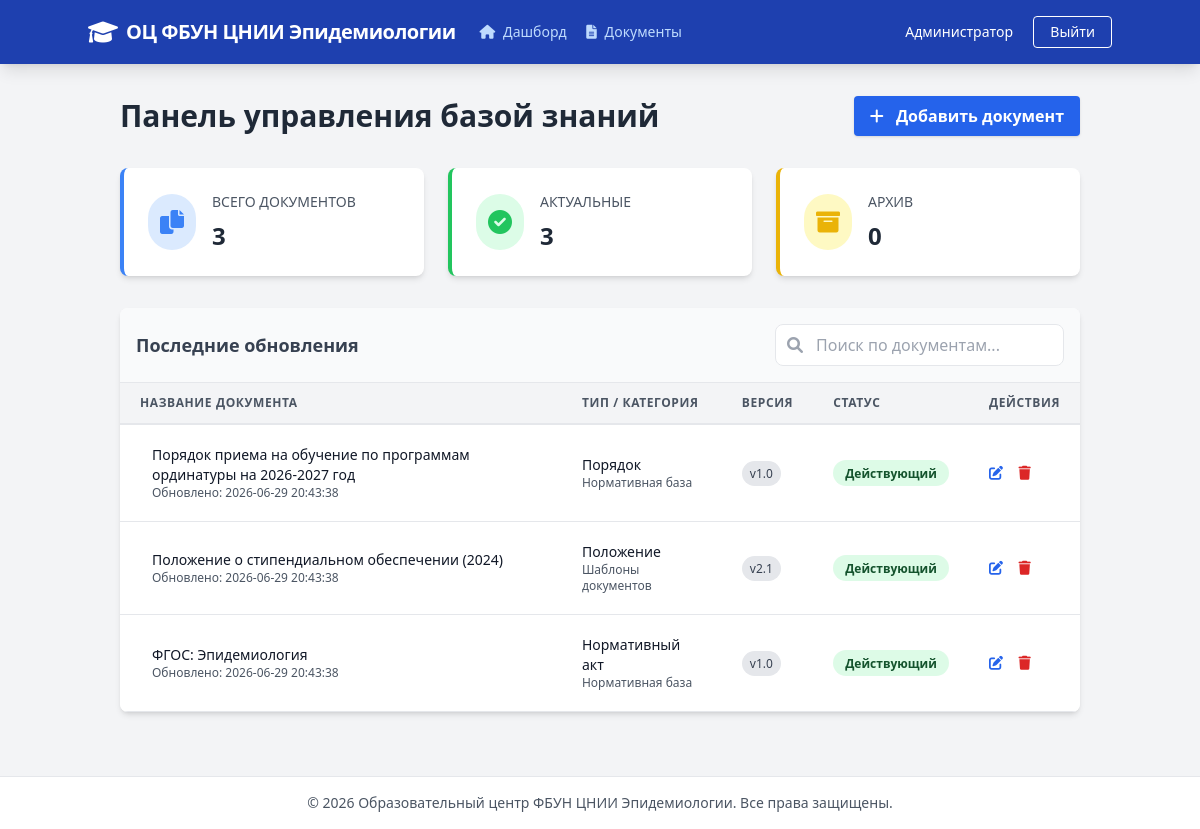
The page / on the database its author committed.
### tables this page shows
CREATE TABLE documents (
        id INTEGER PRIMARY KEY AUTOINCREMENT,
        title TEXT NOT NULL,
        type TEXT NOT NULL,
        category_id INTEGER,
        version TEXT DEFAULT '1.0',
        status TEXT DEFAULT 'Действующий',
        updated_at DATETIME DEFAULT CURRENT_TIMESTAMP,
        responsible TEXT,
        tags TEXT,
        FOREIGN KEY (category_id) REFERENCES categories(id)
    );

CREATE TABLE categories (
        id INTEGER PRIMARY KEY AUTOINCREMENT,
        name TEXT NOT NULL,
        parent_id INTEGER DEFAULT NULL
    );

### controllers/DashboardController.php (called while the page is built, shortened)
<?php
require_once __DIR__ . '/../models/Document.php';
class DashboardController {
    private $documentModel;
    public function __construct($db) {
        $this->documentModel = new Document($db);
    }
    public function index() {
        $documents = $this->documentModel->getAll();
        $stats = $this->documentModel->getStats();
        include __DIR__ . '/../views/dashboard.php';
        $content = ob_get_clean();
        include __DIR__ . '/../views/layout.php';
    }
}

### models/Document.php (called while the page is built, shortened)
<?php
class Document {
    private $db;
    public function __construct($db) {
        $this->db = $db;
    }
    public function getAll() {
        $stmt = $this->db->query("
            SELECT d.*, c.name as category_name
            FROM documents d
            LEFT JOIN categories c ON d.category_id = c.id
            ORDER BY d.updated_at DESC
        ");
        return $stmt->fetchAll(PDO::FETCH_ASSOC);
    }
    public function getStats() {
        $stats = [
            'total' => $this->db->query("SELECT COUNT(*) FROM documents")->fetchColumn(),
            'active' => $this->db->query("SELECT COUNT(*) FROM documents WHERE status = 'Действующий'")->fetchColumn(),
            'archive' => $this->db->query("SELECT COUNT(*) FROM documents WHERE status = 'Архив'")->fetchColumn(),
        ];
        return $stats;
    }
}

### views/dashboard.php (the view)
<div class="mb-8 flex justify-between items-center">
    <h1 class="text-3xl font-bold text-gray-800">Панель управления базой знаний</h1>
    <button class="bg-blue-600 hover:bg-blue-700 text-white font-bold py-2 px-4 rounded shadow">
        <i class="fas fa-plus mr-2"></i> Добавить документ
    </button>
</div>
<div class="grid grid-cols-1 md:grid-cols-3 gap-6 mb-8">
    <div class="bg-white p-6 rounded-lg shadow-md border-l-4 border-blue-500">
        <div class="flex items-center">
            <div class="p-3 rounded-full bg-blue-100 text-blue-500 mr-4">
                <i class="fas fa-copy text-2xl"></i>
            </div>
            <div>
                <p class="mb-2 text-sm font-medium text-gray-600 uppercase">Всего документов</p>
                <p class="text-2xl font-bold text-gray-800"><?php echo $stats['total']; ?></p>
            </div>
        </div>
    </div>
    <div class="bg-white p-6 rounded-lg shadow-md border-l-4 border-green-500">
        <div class="flex items-center">
            <div class="p-3 rounded-full bg-green-100 text-green-500 mr-4">
                <i class="fas fa-check-circle text-2xl"></i>
            </div>
            <div>
                <p class="mb-2 text-sm font-medium text-gray-600 uppercase">Актуальные</p>
                <p class="text-2xl font-bold text-gray-800"><?php echo $stats['active']; ?></p>
            </div>
        </div>
    </div>
    <div class="bg-white p-6 rounded-lg shadow-md border-l-4 border-yellow-500">
        <div class="flex items-center">
            <div class="p-3 rounded-full bg-yellow-100 text-yellow-500 mr-4">
                <i class="fas fa-archive text-2xl"></i>
            </div>
            <div>
                <p class="mb-2 text-sm font-medium text-gray-600 uppercase">Архив</p>
                <p class="text-2xl font-bold text-gray-800"><?php echo $stats['archive']; ?></p>
            </div>
        </div>
    </div>
</div>
<div class="bg-white shadow-md rounded-lg overflow-hidden">
    <div class="p-4 border-b border-gray-200 bg-gray-50 flex justify-between items-center">
        <h2 class="text-lg font-semibold text-gray-700">Последние обновления</h2>
        <div class="relative">
            <span class="absolute inset-y-0 left-0 pl-3 flex items-center text-gray-400">
                <i class="fas fa-search"></i>
            </span>
            <input type="text" placeholder="Поиск по документам..." class="pl-10 pr-4 py-2 border rounded-lg focus:outline-none focus:ring-2 focus:ring-blue-500">
        </div>
    </div>
    <table class="min-w-full leading-normal">
        <thead>
            <tr>
                <th class="px-5 py-3 border-b-2 border-gray-200 bg-gray-100 text-left text-xs font-semibold text-gray-600 uppercase tracking-wider">
                    Название документа
                </th>
                <th class="px-5 py-3 border-b-2 border-gray-200 bg-gray-100 text-left text-xs font-semibold text-gray-600 uppercase tracking-wider">
                    Тип / Категория
                </th>
                <th class="px-5 py-3 border-b-2 border-gray-200 bg-gray-100 text-left text-xs font-semibold text-gray-600 uppercase tracking-wider">
                    Версия
                </th>
                <th class="px-5 py-3 border-b-2 border-gray-200 bg-gray-100 text-left text-xs font-semibold text-gray-600 uppercase tracking-wider">
                    Статус
                </th>
                <th class="px-5 py-3 border-b-2 border-gray-200 bg-gray-100 text-left text-xs font-semibold text-gray-600 uppercase tracking-wider">
                    Действия
                </th>
            </tr>
        </thead>
        <tbody>
            <?php foreach ($documents as $doc): ?>
            <tr>
                <td class="px-5 py-5 border-b border-gray-200 bg-white text-sm">
                    <div class="flex items-center">
                        <div class="ml-3">
                            <p class="text-gray-900 whitespace-no-wrap font-medium">
                                <?php echo htmlspecialchars($doc['title']); ?>
                            </p>
                            <p class="text-gray-600 whitespace-no-wrap text-xs">
                                Обновлено: <?php echo $doc['updated_at']; ?>
                            </p>
                        </div>
                    </div>
                </td>
                <td class="px-5 py-5 border-b border-gray-200 bg-white text-sm">
                    <p class="text-gray-900 whitespace-no-wrap"><?php echo htmlspecialchars($doc['type']); ?></p>
                    <p class="text-gray-600 whitespace-no-wrap text-xs"><?php echo htmlspecialchars($doc['category_name']); ?></p>
                </td>
                <td class="px-5 py-5 border-b border-gray-200 bg-white text-sm">
                    <span class="px-2 py-1 bg-gray-200 text-gray-700 rounded-full text-xs">v<?php echo $doc['version']; ?></span>
                </td>
                <td class="px-5 py-5 border-b border-gray-200 bg-white text-sm">
                    <span class="relative inline-block px-3 py-1 font-semibold text-green-900 leading-tight">
                        <span aria-hidden class="absolute inset-0 bg-green-200 opacity-50 rounded-full"></span>
                        <span class="relative text-xs"><?php echo $doc['status']; ?></span>
                    </span>
                </td>
                <td class="px-5 py-5 border-b border-gray-200 bg-white text-sm">
                    <button class="text-blue-600 hover:text-blue-900 mr-3">
                        <i class="fas fa-edit"></i>
                    </button>
                    <button class="text-red-600 hover:text-red-900">
                        <i class="fas fa-trash"></i>
                    </button>
                </td>
            </tr>
            <?php endforeach; ?>
        </tbody>
    </table>
</div>

### index.php (shortened to what this page needs)
<?php
require_once __DIR__ . '/controllers/DashboardController.php';
$dbPath = __DIR__ . '/data/kb.sqlite';
try {
    $db = new PDO('sqlite:' . $dbPath);
    $db->setAttribute(PDO::ATTR_ERRMODE, PDO::ERRMODE_EXCEPTION);
} catch (PDOException $e) {
    die("Database connection failed: " . $e->getMessage());
}
$action = $_GET['action'] ?? 'index';
$controller = new DashboardController($db);
switch ($action) {
    case 'index':
    default:
        $controller->index();
        break;
}

### views/layout.php (shortened to what this page needs)
<!DOCTYPE html>
<html lang="ru">
<head>
    <script src="https://cdn.tailwindcss.com"></script>
    <link href="https://cdnjs.cloudflare.com/ajax/libs/font-awesome/6.0.0/css/all.min.css" rel="stylesheet">
</head>
<body class="bg-gray-100 font-sans leading-normal tracking-normal">
    <nav class="bg-blue-800 p-4 shadow-lg">
        <div class="container mx-auto flex items-center justify-between flex-wrap">
            <div class="flex items-center flex-shrink-0 text-white mr-6">
                <i class="fas fa-graduation-cap mr-2 text-2xl"></i>
                <span class="font-bold text-xl tracking-tight">ОЦ ФБУН ЦНИИ Эпидемиологии</span>
            </div>
            <div class="w-full block flex-grow lg:flex lg:items-center lg:w-auto">
                <div class="text-sm lg:flex-grow">
                    <a href="index.php" class="block mt-4 lg:inline-block lg:mt-0 text-blue-200 hover:text-white mr-4">
                        <i class="fas fa-home mr-1"></i> Дашборд
                    </a>
                    <a href="#" class="block mt-4 lg:inline-block lg:mt-0 text-blue-200 hover:text-white mr-4">
                        <i class="fas fa-file-alt mr-1"></i> Документы
                    </a>
                </div>
                <div>
                    <span class="text-white text-sm mr-4">Администратор</span>
                    <a href="#" class="inline-block text-sm px-4 py-2 leading-none border rounded text-white border-white hover:border-transparent hover:text-blue-800 hover:bg-white mt-4 lg:mt-0">Выйти</a>
                </div>
            </div>
        </div>
    </nav>
    <div class="container mx-auto p-8">
        <?php echo $content; ?>
    </div>
    <footer class="bg-white border-t border-gray-200 p-4 mt-8">
        <div class="container mx-auto text-center text-gray-600 text-sm">
            &copy; 2026 Образовательный центр ФБУН ЦНИИ Эпидемиологии. Все права защищены.
        </div>
    </footer>
</body>
</html>

### rows shown on the page
documents: title "Порядок приема на обучение по программам ординатуры на 2026-2027 год", updated_at "2026-06-29 20:43:38", type "Порядок", category.name "Нормативная база", version "1.0", status "Действующий"
documents: title "Положение о стипендиальном обеспечении (2024)", updated_at "2026-06-29 20:43:38", type "Положение", category.name "Шаблоны документов", version "2.1", status "Действующий"
documents: title "ФГОС: Эпидемиология", updated_at "2026-06-29 20:43:38", type "Нормативный акт", category.name "Нормативная база", version "1.0", status "Действующий"

### other values the page prints
$stats['total'] "3"
$stats['active'] "3"
$stats['archive'] "0"
